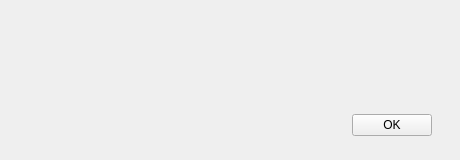
<?xml version="1.0" encoding="UTF-8"?>
<ui version="4.0">
 <class>Dialog</class>
 <widget class="QDialog" name="Dialog">
  <property name="geometry">
   <rect>
    <x>0</x>
    <y>0</y>
    <width>460</width>
    <height>160</height>
   </rect>
  </property>
  <property name="windowTitle">
   <string>Message</string>
  </property>
  <property name="minimumSize">
   <size>
    <width>440</width>
    <height>0</height>
   </size>
  </property>
  <layout class="QVBoxLayout" name="dialog_layout">
   <property name="spacing">
    <number>12</number>
   </property>
   <property name="leftMargin">
    <number>28</number>
   </property>
   <property name="topMargin">
    <number>24</number>
   </property>
   <property name="rightMargin">
    <number>28</number>
   </property>
   <property name="bottomMargin">
    <number>24</number>
   </property>
   <item>
    <layout class="QHBoxLayout" name="msg_row">
     <property name="spacing">
      <number>16</number>
     </property>
     <item>
      <widget class="QLabel" name="msg_icon">
       <property name="minimumSize">
        <size>
         <width>44</width>
         <height>44</height>
        </size>
       </property>
       <property name="maximumSize">
        <size>
         <width>44</width>
         <height>44</height>
        </size>
       </property>
       <property name="role" stdset="0">
        <string>card_icon</string>
       </property>
       <property name="alignment">
        <set>Qt::AlignCenter</set>
       </property>
      </widget>
     </item>
     <item>
      <widget class="QLabel" name="msg_label">
       <property name="text">
        <string/>
       </property>
       <property name="wordWrap">
        <bool>true</bool>
       </property>
      </widget>
     </item>
    </layout>
   </item>
   <item>
    <spacer name="spacer_1">
     <property name="orientation">
      <enum>Qt::Vertical</enum>
     </property>
     <property name="sizeType">
      <enum>QSizePolicy::Fixed</enum>
     </property>
     <property name="sizeHint" stdset="0">
      <size>
       <width>20</width>
       <height>8</height>
      </size>
     </property>
    </spacer>
   </item>
   <item>
    <layout class="QHBoxLayout" name="buttons_layout">
     <property name="spacing">
      <number>10</number>
     </property>
     <item>
      <spacer name="spacer_2">
       <property name="orientation">
        <enum>Qt::Horizontal</enum>
       </property>
       <property name="sizeHint" stdset="0">
        <size>
         <width>40</width>
         <height>20</height>
        </size>
       </property>
      </spacer>
     </item>
     <item>
      <widget class="QPushButton" name="msg_btn_1">
       <property name="text">
        <string>OK</string>
       </property>
       <property name="cursor">
        <cursorShape>PointingHandCursor</cursorShape>
       </property>
       <property name="autoDefault">
        <bool>false</bool>
       </property>
       <property name="variant" stdset="0">
        <string>primary</string>
       </property>
      </widget>
     </item>
    </layout>
   </item>
  </layout>
 </widget>
 <resources/>
 <connections/>
</ui>
